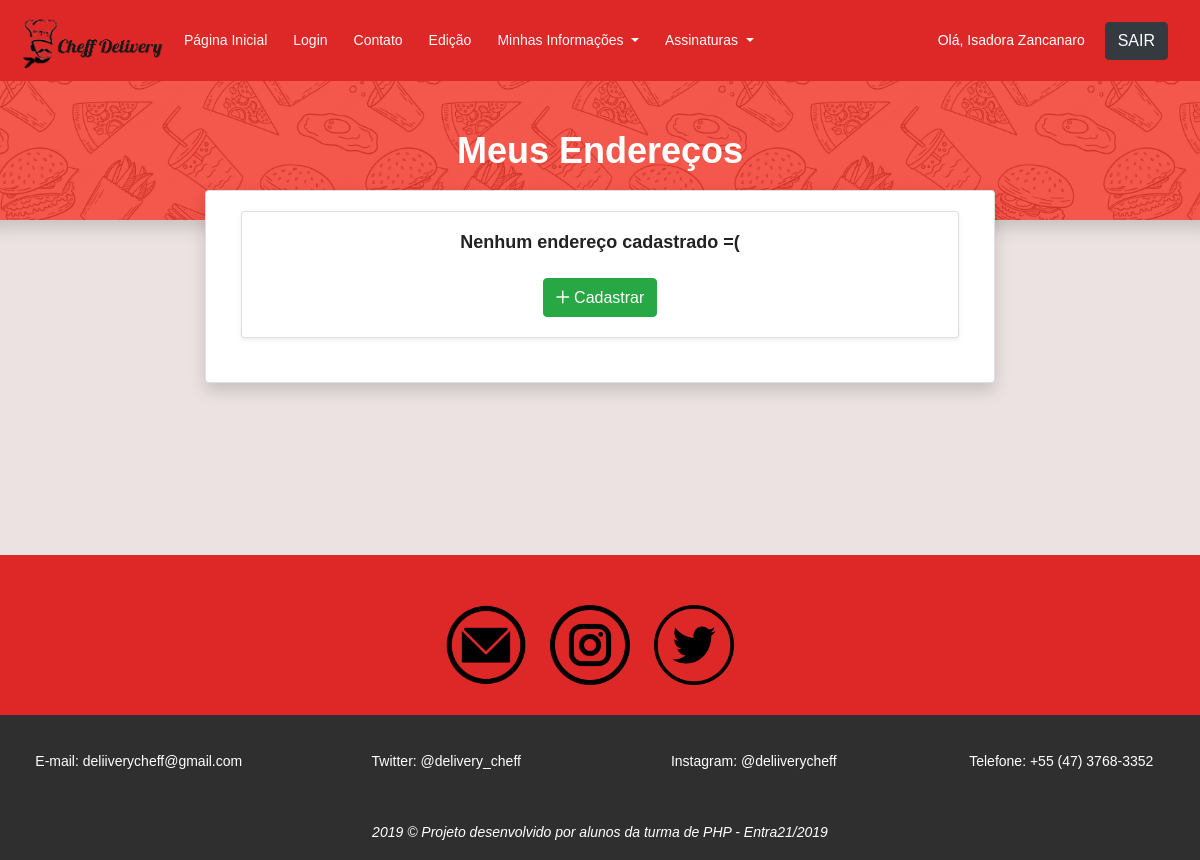
Before: /enderecos.php (signed in) with the older database file.
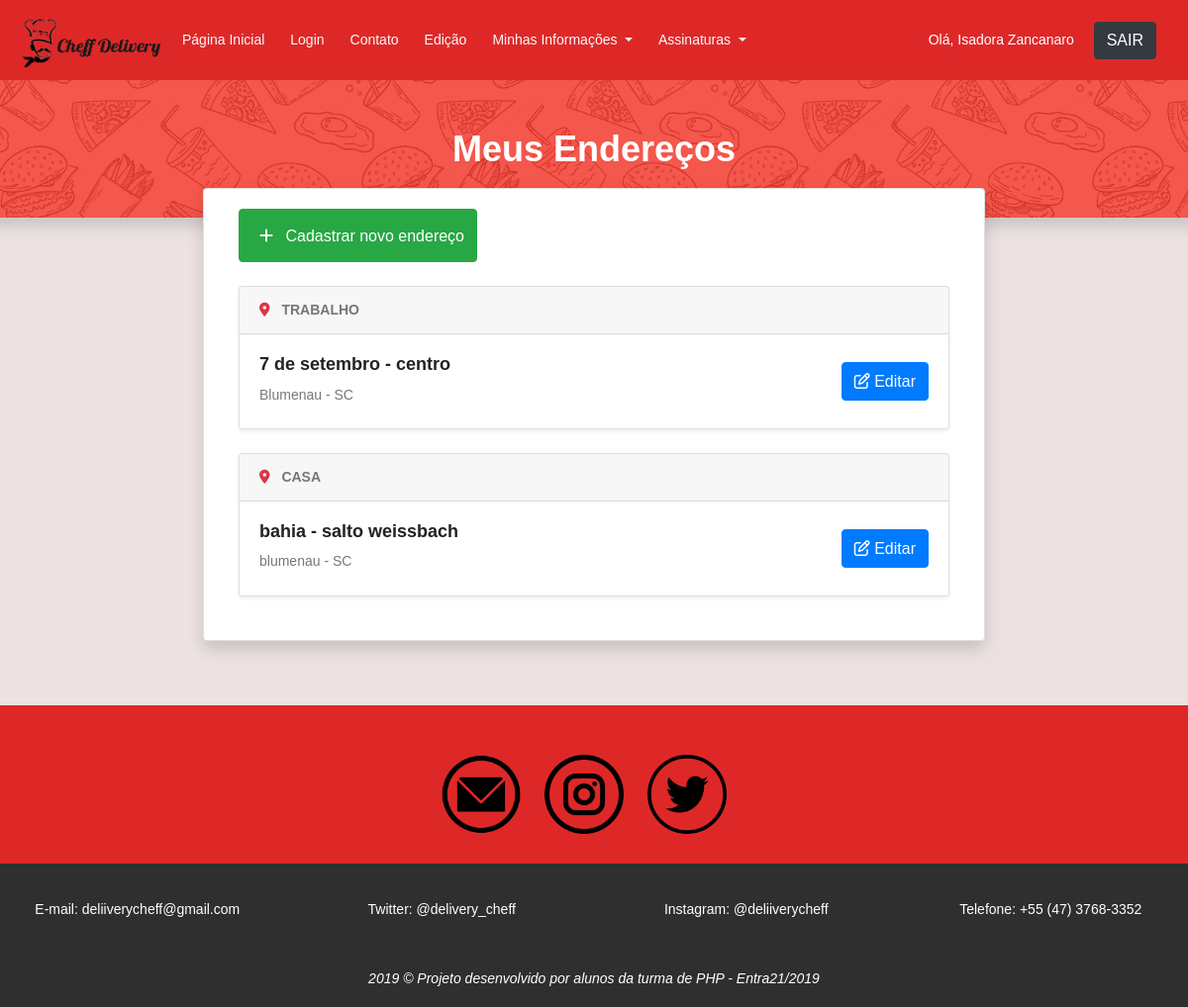
After: the same page with the newer database file.
### tables this page shows
CREATE TABLE `enderecos` (
  `id_endereco` int(11) NOT NULL,
  `id_usuario` int(11) NOT NULL,
  `local` varchar(255) NOT NULL,
  `rua` varchar(255) NOT NULL,
  `bairro` varchar(255) NOT NULL,
  `cidade` varchar(255) NOT NULL,
  `estado` varchar(255) NOT NULL
);

### enderecos.php (the view, shortened to what this page needs)
 <?php
 require_once"include/conexao.php";
 $lista = "SELECT * FROM enderecos WHERE id_usuario = {$_SESSION['id_usuario']}
 ";
 $query = mysqli_query($con, $lista);
 $lista = mysqli_fetch_all($query, MYSQLI_ASSOC);
 ?>
 <!DOCTYPE html>
 <html lang="pt-br">
 <head>
 	<link rel="stylesheet" href="https://stackpath.bootstrapcdn.com/bootstrap/4.3.1/css/bootstrap.min.css">
 	<link rel="stylesheet" type="text/css" href="media/css/estilos.css">
 	<link rel="stylesheet" href="media/css/main.css">
 </head>
 <body style="background-color: rgb(235, 226, 225);">
 	<?php
 	require_once "header.php";
 	?>
 	<div class="row">
 		<div class="shadow " style="  background-color: #f2392c ;background-image: url('media/images/food-pattern.png');min-height: 100px; min-width: 100%; background-size: 30%; background-position: center 1050px;">
 			<h1 class="text-white mb-5 text-center mt-5">Meus Endereços</h1>
 		</div>
 	</div>
 <div class="row">
 	<div class="col-10 col-md-8 mt-5 offset-md-2 " style="margin-top: -30px !important; min-height: 300px;">
 		<div class="card shadow" style="margin-right: auto; margin-left: auto;">
 			<div class="card-body" >
                <?php if (count($lista) > 0) : ?>
                    <div class="col-md-12 mb-4">
                        <a href="CadastroEndereco.php" class="btn btn-success">
                            <i class="fas fa-plus p-2"></i>
                            Cadastrar novo endereço
                        </a>
                    </div>
                <?php endif; ?>
                <?php foreach ($lista as $item) { ?>
                 <div class="col-12 mb-4">
                    <div class="card shadow-sm">
                        <div class="card-header">
                            <i class="fas fa-map-marker-alt mr-2 text-danger"></i>
                            <span class="font-weight-bold">
                                <?=strtoupper($item['local'])?>
                            </span>
                        </div>
                        <div class="card-body">
                            <div class="row">
                                <div class="col-8">
                                    <h4 class="card-text"><?=$item['rua']?> - <?=$item['bairro']?></h4>
                                    <p class="card-text pt-2"><?=$item['cidade']?> - <?=$item['estado']?></p>
                                </div>
                                <div class="col-4 text-right py-2">
                                    <a href="edicaoEndereco.php?id=<?=$item['id_endereco']?>" class="btn btn-primary">
                                        <i class="far fa-edit"></i>
                                        Editar
                                    </a>
                                </div>
                            </div>
                        </div>
                    </div>
                </div>
            <?php } ?>
            <?php if (count($lista) <= 0) : ?>
                <div class="col-12 mb-4">
                    <div class="card shadow-sm">
                        <div class="card-body">
                            <div class="row">
                                <div class="col-12 text-center mb-4">
                                    <h4 class="card-text">Nenhum endereço cadastrado =(</h4>
                                </div>
                                <div class="col-12 text-center">
                                    <a href="CadastroEndereco.php?id=<?=$item['id_endereco']?>" class="btn btn-success">
                                        <i class="far fa-plus"></i>
                                        Cadastrar
                                    </a>
                                </div>
                            </div>
                        </div>
                    </div>
                </div>
            <?php endif; ?>
        </div>
    </div>
</div>
</div>
<?php
require_once "footer.php";
?>
</body>
</html>

Changed rows visible on the page:
added enderecos: local "TRABALHO", rua "7 de setembro", bairro "centro", cidade "Blumenau", estado "SC"
added enderecos: local "CASA", rua "bahia", bairro "salto weissbach", cidade "blumenau", estado "SC"
Other visible differences:
text no longer shown: "Nenhum endereço cadastrado =( Cadastrar"
text now shown: "Cadastrar novo endereço"
